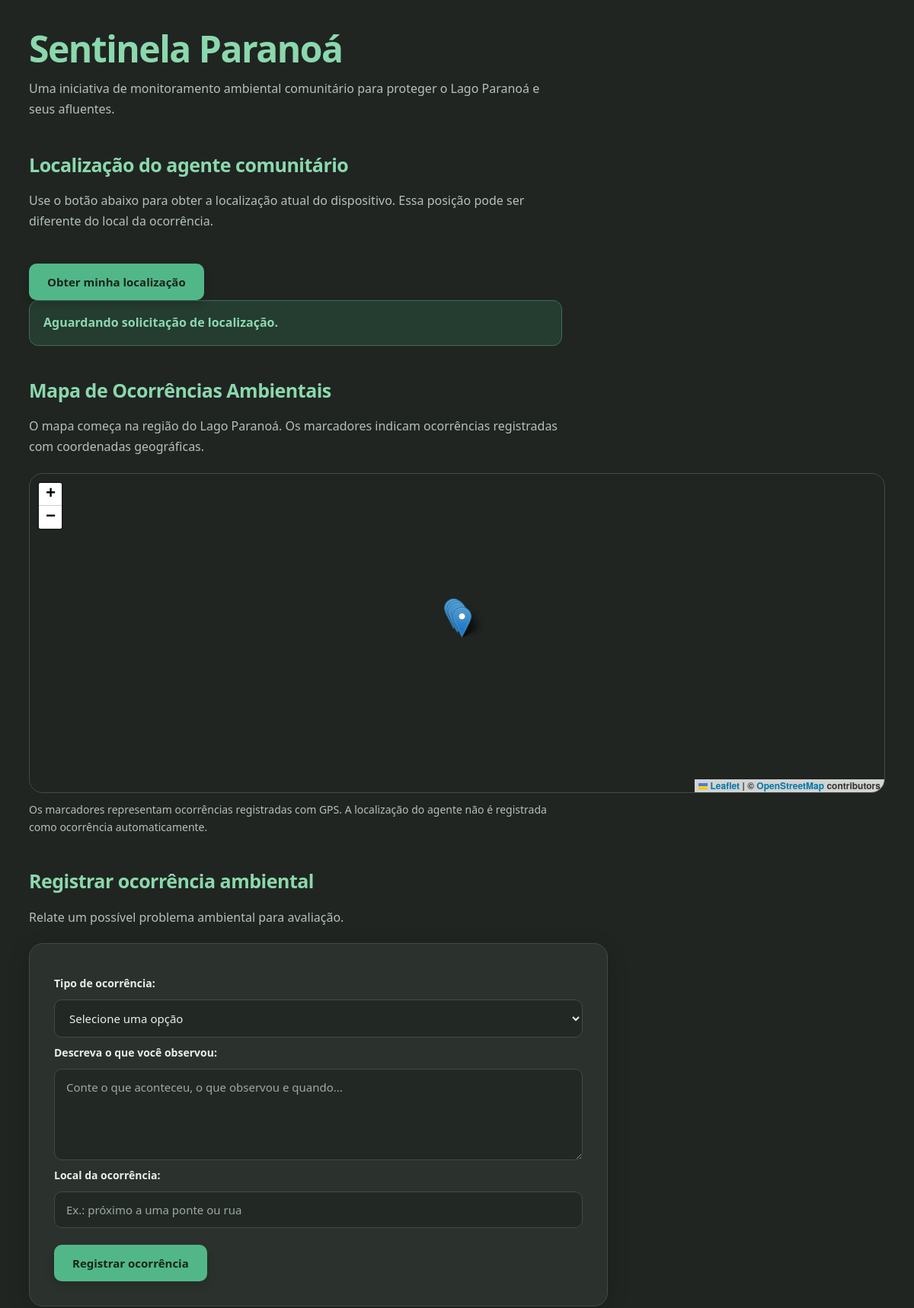
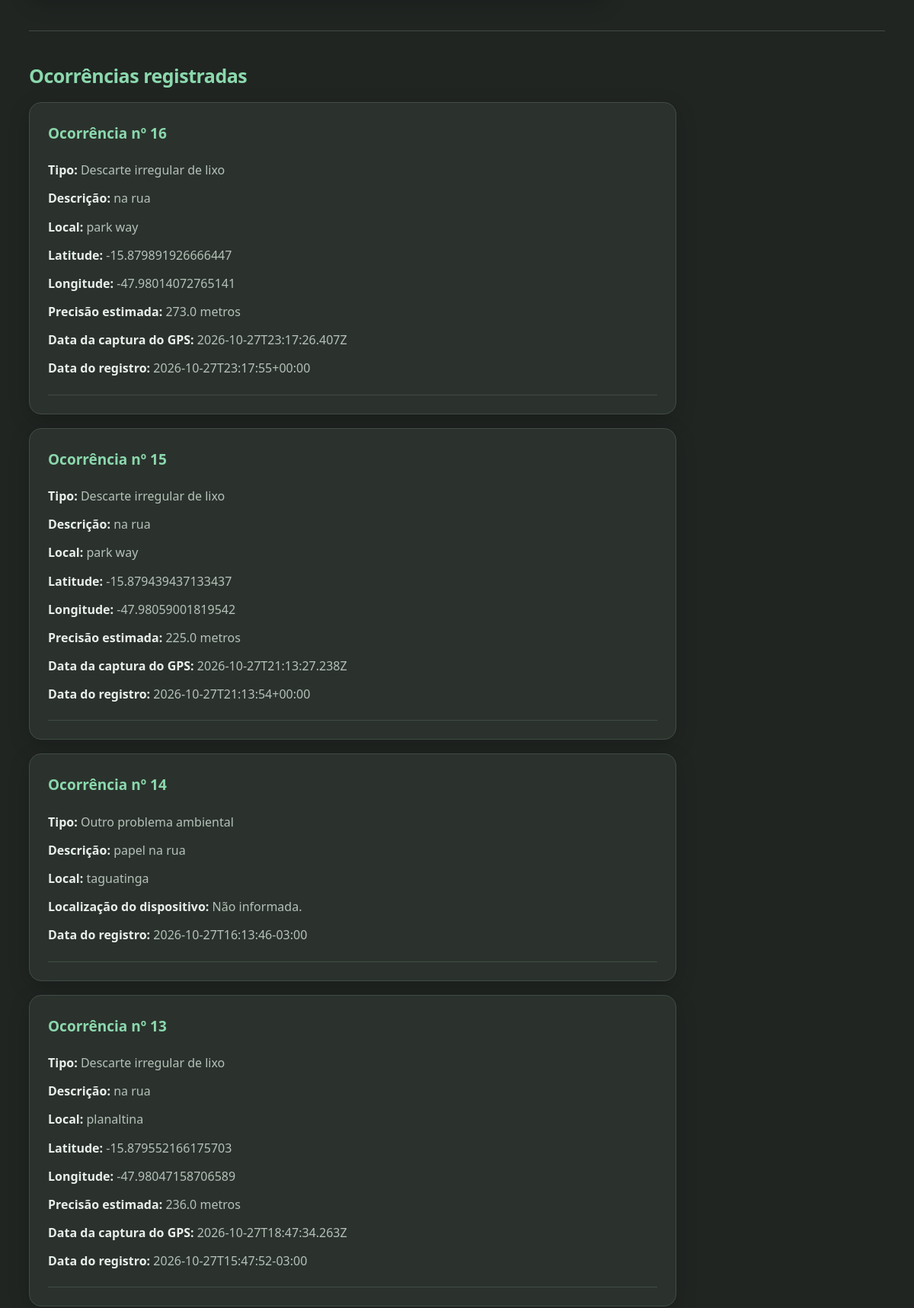
The page / (upper part) on the database its author committed (2 pictures, top to bottom).
### tables this page shows
CREATE TABLE ocorrencias (
            id INTEGER PRIMARY KEY AUTOINCREMENT,
            tipo_ocorrencia TEXT NOT NULL,
            descricao TEXT NOT NULL,
            local TEXT NOT NULL,
            data_registro TEXT NOT NULL
        , latitude REAL, longitude REAL, precisao_metros REAL, data_captura TEXT, foto TEXT);

### app/api/main.py (the view)
@app.get("/", response_class=HTMLResponse)
def pagina_inicial(request: Request):
    inicializar_banco()
    conexao = obter_conexao()
    try:
        ocorrencias = conexao.execute(
            """
            SELECT
                id,
                tipo_ocorrencia,
                descricao,
                local,
                data_registro,
                latitude,
                longitude,
                precisao_metros,
                data_captura
            FROM ocorrencias
            ORDER BY id DESC
            """
        ).fetchall()
    finally:
        conexao.close()
    ocorrencias_com_gps = [
        {
            "id": ocorrencia["id"],
            "tipo_ocorrencia": ocorrencia["tipo_ocorrencia"],
            "descricao": ocorrencia["descricao"],
            "local": ocorrencia["local"],
            "latitude": ocorrencia["latitude"],
            "longitude": ocorrencia["longitude"],
            "data_registro": ocorrencia["data_registro"],
        }
        for ocorrencia in ocorrencias
        if ocorrencia["latitude"] is not None
        and ocorrencia["longitude"] is not None
    ]
    return templates.TemplateResponse(
        request=request,
        name="index.html",
        context={
            "ocorrencias": ocorrencias,
            "ocorrencias_com_gps": ocorrencias_com_gps,
        },
    )

### app/templates/index.html (shortened to what this page needs)
<!DOCTYPE html>
<html lang="pt-BR">
<head>
    <link rel="stylesheet" href="/static/estilo.css">
    <link
        rel="stylesheet"
        href="https://unpkg.com/leaflet@1.9.4/dist/leaflet.css"
    >
</head>
<body>
    <h1>Sentinela Paranoá</h1>
    <p>
        Uma iniciativa de monitoramento ambiental comunitário
        para proteger o Lago Paranoá e seus afluentes.
    </p>
    <h2>Localização do agente comunitário</h2>
    <p>
        Use o botão abaixo para obter a localização atual do dispositivo.
        Essa posição pode ser diferente do local da ocorrência.
    </p>
    <button type="button" id="botao-localizacao">
        Obter minha localização
    </button>
    <p id="status-localizacao" role="status" aria-live="polite">
        Aguardando solicitação de localização.
    </p>
    <h2>Mapa de Ocorrências Ambientais</h2>
    <p>
        O mapa começa na região do Lago Paranoá.
        Os marcadores indicam ocorrências registradas com coordenadas geográficas.
    </p>
    <div
        id="mapa"
        role="region"
        aria-label="Mapa interativo de ocorrências ambientais"
    ></div>
    <p class="legenda-mapa">
        Os marcadores representam ocorrências registradas com GPS.
        A localização do agente não é registrada como ocorrência automaticamente.
    </p>
    <h2>Registrar ocorrência ambiental</h2>
    <p>Relate um possível problema ambiental para avaliação.</p>
    <form action="/ocorrencias" method="post" id="formulario-ocorrencia">
        <label for="tipo_ocorrencia">Tipo de ocorrência:</label>
        <select id="tipo_ocorrencia" name="tipo_ocorrencia" required>
            <option value="">Selecione uma opção</option>
        </select>
        <br><br>
        <label for="descricao">Descreva o que você observou:</label>
        <br>
        <textarea
            id="descricao"
            name="descricao"
            rows="4"
            placeholder="Conte o que aconteceu, o que observou e quando..."
            required
        ></textarea>
        <br><br>
        <label for="local">Local da ocorrência:</label>
        <br>
        <input
            type="text"
            id="local"
            name="local"
            placeholder="Ex.: próximo a uma ponte ou rua"
            required
        >
        <br><br>
        <button type="submit">Registrar ocorrência</button>
    </form>
    <hr>
    <h2>Ocorrências registradas</h2>
    {% if ocorrencias %}
        {% for ocorrencia in ocorrencias %}
            <article>
                <h3>Ocorrência nº {{ ocorrencia.id }}</h3>
                <p>
                    <strong>Tipo:</strong>
                    {% if ocorrencia.tipo_ocorrencia == "descarte_irregular" %}
                        Descarte irregular de lixo
                    {% elif ocorrencia.tipo_ocorrencia == "possivel_esgoto" %}
                        Possível despejo de esgoto
                    {% elif ocorrencia.tipo_ocorrencia == "alteracao_agua" %}
                        Alteração na cor ou no odor da água
                    {% else %}
                        Outro problema ambiental
                    {% endif %}
                </p>
                <p><strong>Descrição:</strong> {{ ocorrencia.descricao }}</p>
                <p><strong>Local:</strong> {{ ocorrencia.local }}</p>
                {% if ocorrencia.latitude is not none and ocorrencia.longitude is not none %}
                    <p><strong>Latitude:</strong> {{ ocorrencia.latitude }}</p>
                    <p><strong>Longitude:</strong> {{ ocorrencia.longitude }}</p>
                    {% if ocorrencia.precisao_metros is not none %}
                        <p><strong>Precisão estimada:</strong> {{ ocorrencia.precisao_metros }} metros</p>
                    {% endif %}
                    {% if ocorrencia.data_captura %}
                        <p><strong>Data da captura do GPS:</strong> {{ ocorrencia.data_captura }}</p>
                    {% endif %}
                {% else %}
                    <p><strong>Localização do dispositivo:</strong> Não informada.</p>
                {% endif %}
                <p><strong>Data do registro:</strong> {{ ocorrencia.data_registro }}</p>
                <hr>
            </article>
        {% endfor %}
    {% else %}
        <p>Nenhuma ocorrência registrada até o momento.</p>
    {% endif %}
</body>
</html>

### app/static/estilo.css (style rules this page uses)
:root { --verde: #52B788; --verde-escuro: #8BD8AD; --verde-claro: #253C30; --fundo: #202522; --branco: #2B322D; --texto: #E8EFEA; --texto-suave: #B5C1B9; --borda: #414B44; --sombra: 0 8px 28px rgba(0, 0, 0, 0.18); }
* { box-sizing: border-box; }
body { max-width: 1180px; margin: 0 auto; padding: 36px 28px 60px; font-family: "Segoe UI", Arial, sans-serif; background: var(--fundo); color: var(--texto); line-height: 1.7; font-size: 16px; }
h1 { margin: 0 0 12px; color: var(--verde-escuro); font-size: clamp(32px, 5vw, 48px); line-height: 1.15; letter-spacing: -1.5px; font-weight: 750; }
h2 { margin: 42px 0 18px; color: var(--verde-escuro); font-size: 25px; line-height: 1.3; letter-spacing: -0.5px; }
h3 { margin-top: 0; color: var(--verde-escuro); font-size: 19px; }
p { color: var(--texto-suave); }
body > p { max-width: 700px; margin: 0 0 20px; }
#mapa { display: flex; align-items: center; justify-content: center; min-height: 260px; padding: 30px; border: 1px solid var(--borda); border-radius: 18px; background: radial-gradient( circle at 20% 20%, rgba(82, 183, 136, 0.08), transparent 45% ), linear-gradient(135deg, #252D28, #202522); color: var(--texto-suave); text-align: center; font-weight: 600; }
form { max-width: 760px; padding: 32px; background: var(--branco); border: 1px solid var(--borda); border-radius: 18px; box-shadow: var(--sombra); }
label { display: inline-block; margin-top: 8px; color: var(--texto); font-size: 14px; font-weight: 650; }
input, select, textarea { display: block; width: 100%; margin-top: 8px; padding: 13px 15px; border: 1px solid var(--borda); border-radius: 10px; background: #222925; color: var(--texto); font-family: inherit; font-size: 15px; transition: border-color 0.2s, box-shadow 0.2s; }
input::placeholder, textarea::placeholder { color: #9BAAA0; }
select option { background: #2B322D; color: #E8EFEA; }
textarea { min-height: 120px; resize: vertical; }
button { display: inline-flex; align-items: center; justify-content: center; margin-top: 22px; padding: 14px 24px; border: none; border-radius: 10px; background: var(--verde); color: #17251D; font-family: inherit; font-size: 15px; font-weight: 700; cursor: pointer; box-shadow: 0 5px 12px rgba(0, 0, 0, 0.16); transition: background 0.2s, transform 0.2s; }
p[role="status"] { padding: 15px 18px; border: 1px solid #426B52; border-radius: 12px; background: var(--verde-claro); color: var(--verde-escuro); font-weight: 650; }
hr { height: 1px; margin: 42px 0; border: 0; background: var(--borda); }
article { max-width: 850px; margin-bottom: 18px; padding: 24px; border: 1px solid var(--borda); border-radius: 16px; background: var(--branco); box-shadow: var(--sombra); overflow-wrap: anywhere; }
article p { margin: 10px 0; }
article strong { color: var(--texto); }
article hr { margin: 20px 0 0; }

### app/templates/index.html (style rules this page uses)
#mapa { width: 100%; height: 420px; min-height: 320px; padding: 0; overflow: hidden; border-radius: 18px; border: 1px solid #414B44; background: #202522; }
.legenda-mapa { margin-top: 10px; font-size: 14px; }

### rows shown on the page
ocorrencias: id "16", shows "Descarte irregular de lixo", descricao "na rua", local "park way", latitude "-15.879891926666447", longitude "-47.98014072765141", precisao_metros "273.0", data_captura "2026-10-27T23:17:26.407Z", data_registro "2026-10-27T23:17:55+00:00"
ocorrencias: id "15", shows "Descarte irregular de lixo", descricao "na rua", local "park way", latitude "-15.879439437133437", longitude "-47.98059001819542", precisao_metros "225.0", data_captura "2026-10-27T21:13:27.238Z", data_registro "2026-10-27T21:13:54+00:00"
ocorrencias: id "14", tipo_ocorrencia "Outro problema ambiental", descricao "papel na rua", local "taguatinga", shows "Localização do dispositivo:", data_registro "2026-10-27T16:13:46-03:00"
ocorrencias: id "13", shows "Descarte irregular de lixo", descricao "na rua", local "planaltina", latitude "-15.879552166175703", longitude "-47.98047158706589", precisao_metros "236.0", data_captura "2026-10-27T18:47:34.263Z", data_registro "2026-10-27T15:47:52-03:00"
